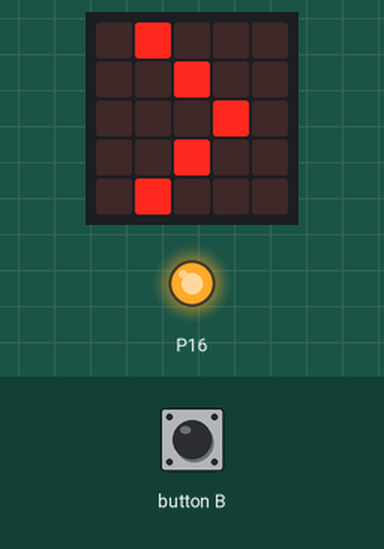
Recording of a program running on a simulated BBC micro:bit running MicroPython. Shown: the board's 5×5 LED display, output pins drawn as LEDs (lit = HIGH). Inputs (shaded band) come from the test bench.

Above: at 1.2 s.
1.3 s: button B pressed for 0.15 s
At 2.8 s:
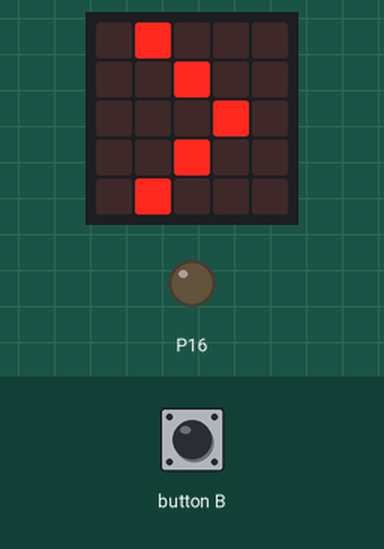
Timing chart, 0 to 4.3 s (numbered marks = the images above; inputs shaded):
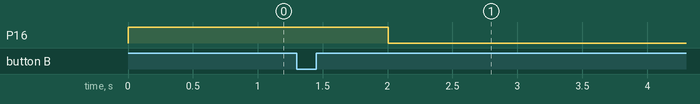

Measured:
- after the input at 1.3 s, P16: goes on until 2.0 s, then stays LOW

The program:

vibration-motor.py
```python
# (licence header left out)
_HIGH = 1
_LOW  = 0

from microbit import pin16, sleep, button_b, display

class VibrationMotor:
    def __init__(self, pin):
        self._pin = pin

    def on(self):
        self._pin.write_digital(_HIGH)

    def off(self):
        self._pin.write_digital(_LOW)

def main():
    motor = VibrationMotor(pin16)

    display.clear()
    display.show('>')

    while True:
        if button_b.was_pressed():
            break

        motor.on()
        sleep(2000)
        motor.off()
        sleep(2000)

if __name__ == '__main__':
    main()
```
